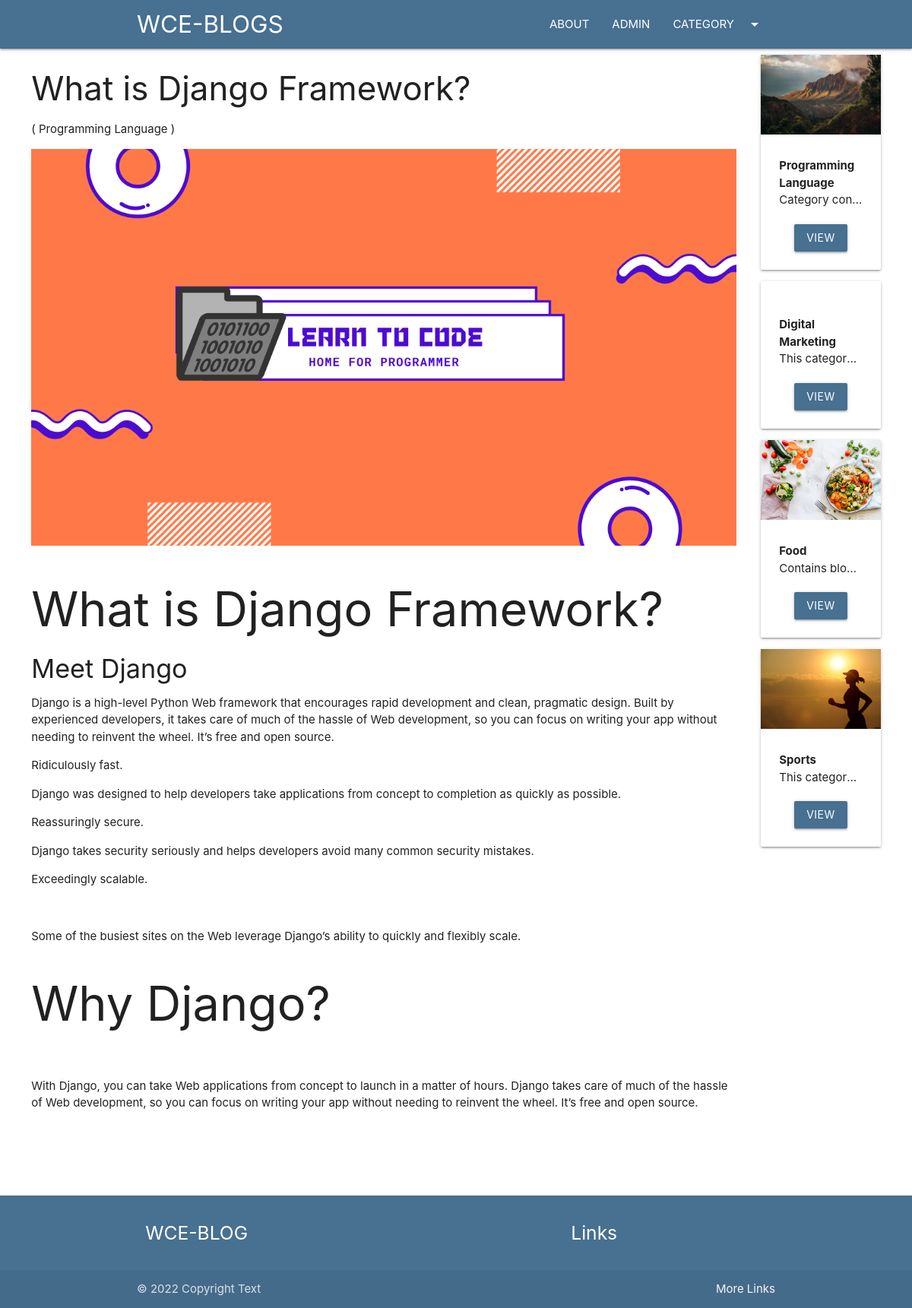
Page /blog/django on the committed database.
### blog/models.py (models this page shows, shortened)
class Post(models.Model):
    post_id = models.AutoField(primary_key=True)
    title = models.CharField(max_length=200)
    content = models.TextField()
    url = models.CharField(max_length=100)
    cat = models.ForeignKey(Category, on_delete=models.CASCADE)
    image = models.ImageField(upload_to='post/')

class Category(models.Model):
    cat_id = models.AutoField(primary_key=True)
    title = models.CharField(max_length=100)
    description = models.TextField()
    url = models.CharField(max_length=100)
    image = models.ImageField(upload_to='category/')
    add_date = models.DateTimeField(auto_now_add=True, null=True)

### blog/views.py (the view)
# urls.py: path('blog/<slug:url>', post),
def post(request, url):
    post = Post.objects.get(url=url)
    cats = Category.objects.all()
    return render(request, 'posts.html', {'post': post, 'cats': cats})

### template/posts.html (shortened to what this page needs)
{%extends 'base.html' %}
{%block content%}
<div class="container-custom">
    <div class="row">
        <div class="col s12 m10">
            <h3>{{post.title}}</h3>
            <p>( {{post.cat.title}} )</p>
            <img src="/media/{{post.image}}" class="responsive-img" alt="">
            <br>
            <p>
                {{post.content|safe}}
            </p>
        </div>
        <div class="col s12 m2">
            {% for cat in cats %}
            <div class="card item" style="margin-left:10px;">
                <div class="img-container">
                    <img src="/media/{{cat.image}}" class="responsive-img" alt="">
                </div>
                <div class="card-content">
                    <b>
                        {{cat.title}}
                    </b>
                    <p class="truncate">{{cat.description}}</p>
                    <div class="container center-align mt20">
                        <a href="/category/{{cat.url}}" class="btn bg-primary">VIEW</a>
                    </div>
                </div>
            </div>
            {%endfor%}
        </div>
    </div>
</div>
{%endblock%}

### blog/static/css/style.css (style rules this page uses)
.bg-primary { background:#477091!important; }
.mt20 { margin-top:20px; }
.container-custom { width:95%!important; margin:auto; }

### rows in the picture
Post: title "What is Django Framework?", cat "Programming Language", image (picture), content "What is Django Framework? Meet Django Django is a high-level Python Web framework that encourages rapid development and clean, pragmatic design. Built by experienced developers, it takes care of much of the hassle of Web development, so you can focus on writing your app without needing to reinvent the wheel. It’s free and open source. Ridiculously fast. Django was designed to help developers take applications from concept to completion as quickly as possible. Reassuringly secure. Django takes security seriously and helps developers avoid many common security mistakes. Exceedingly scalable. Some of the busiest sites on the Web leverage Django’s ability to quickly and flexibly scale. Why…"
Category: image (picture), title "Programming Language", description "Category con…"
Category: title "Digital Marketing", description "This categor…"
Category: image (picture), title "Food", description "Contains blo…"
Category: image (picture), title "Sports", description "This categor…"
